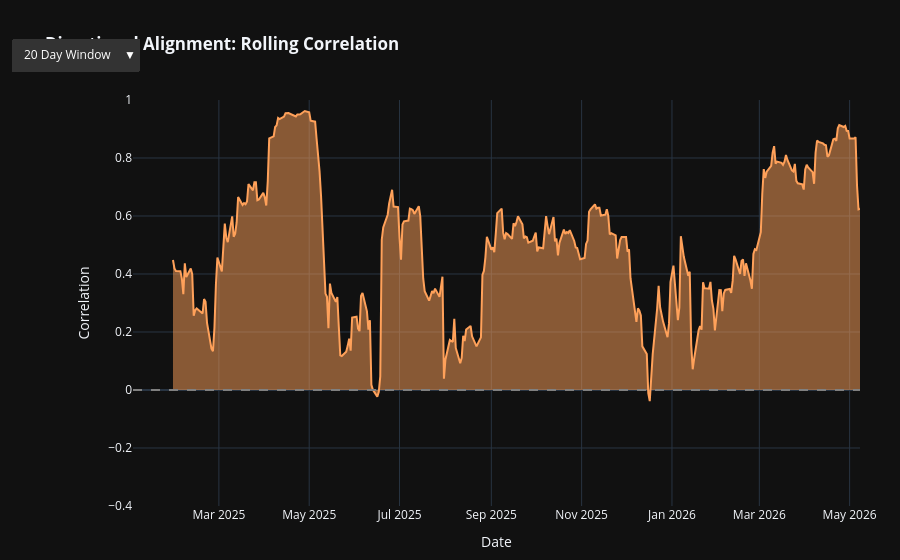

Notebook source saved alongside this figure:
### Code cell
def get_interactive_correlation_chart(attrib):
    actual_daily = attrib["y_test"]
    pred_daily = attrib["y_pred"]
    
    # Calculate different windows
    corr_20 = actual_daily.rolling(20).corr(pred_daily)
    corr_30 = actual_daily.rolling(30).corr(pred_daily)
    corr_60 = actual_daily.rolling(60).corr(pred_daily)

    fig = go.Figure()

    # Add traces (only 20D is visible at start)
    fig.add_trace(go.Scatter(x=corr_20.index, y=corr_20, name="20D Window",
                             fill='tozeroy', line=dict(color="#FFA15A"), visible=True))
    fig.add_trace(go.Scatter(x=corr_30.index, y=corr_30, name="30D Window",
                             fill='tozeroy', line=dict(color="#FF6692"), visible=False))
    fig.add_trace(go.Scatter(x=corr_60.index, y=corr_60, name="60D Window",
                             fill='tozeroy', line=dict(color="#19D3F3"), visible=False))
    
    fig.add_hline(y=0, line_dash="dash", line_color="gray")

    # Dropdown buttons
    fig.update_layout(
        template="plotly_dark",
        title="<b>Directional Alignment: Rolling Correlation</b>",
        xaxis_title="Date",
        yaxis_title="Correlation",
        yaxis_range=[-0.4, 1],
        updatemenus=[
            dict(
                type="dropdown",
                direction="down",
                x=0.01, y=1.15,
                showactive=True,
                active=0,
                buttons=list([
                    dict(label="20 Day Window", method="update",
                         args=[{"visible": [True, False, False]}]),
                    dict(label="30 Day Window", method="update",
                         args=[{"visible": [False, True, False]}]),
                    dict(label="60 Day Window", method="update",
                         args=[{"visible": [False, False, True]}])
                ]),
                bgcolor="#333",
                font=dict(color="white")
            )
        ],
        margin=dict(l=40, r=40, t=100, b=40)
    )
    return fig

get_interactive_correlation_chart(attrib).show()

### Figure 1 — Plotly figure (JSON) as saved in the notebook; plotly's stock layout.template omitted (floating-point values rounded to 4 significant figures; data arrays with more than 128 entries replaced by an {"elided": "..."} marker saying what was removed)
{"data": [{"fill": "tozeroy", "line": {"color": "#FFA15A"}, "name": "20D Window", "type": "scatter", "visible": true, "x": {"elided": "348 str values"}, "y": {"elided": "348 float values"}}, {"fill": "tozeroy", "line": {"color": "#FF6692"}, "name": "30D Window", "type": "scatter", "visible": false, "x": {"elided": "348 str values"}, "y": {"elided": "348 float values"}}, {"fill": "tozeroy", "line": {"color": "#19D3F3"}, "name": "60D Window", "type": "scatter", "visible": false, "x": {"elided": "348 str values"}, "y": {"elided": "348 float values"}}], "layout": {"autosize": true, "margin": {"b": 40, "l": 40, "r": 40, "t": 100}, "shapes": [{"line": {"color": "gray", "dash": "dash"}, "type": "line", "x0": 0, "x1": 1, "xref": "x domain", "y0": 0, "y1": 0, "yref": "y"}], "title": {"text": "<b>Directional Alignment: Rolling Correlation</b>"}, "updatemenus": [{"active": 0, "bgcolor": "#333", "buttons": [{"args": [{"visible": [true, false, false]}], "label": "20 Day Window", "method": "update"}, {"args": [{"visible": [false, true, false]}], "label": "30 Day Window", "method": "update"}, {"args": [{"visible": [false, false, true]}], "label": "60 Day Window", "method": "update"}], "direction": "down", "font": {"color": "white"}, "showactive": true, "type": "dropdown", "x": 0.01, "y": 1.15}], "xaxis": {"autorange": true, "range": ["2025-01-02", "2026-05-08"], "title": {"text": "Date"}, "type": "date"}, "yaxis": {"range": [-0.4, 1], "title": {"text": "Correlation"}, "type": "linear"}}}
